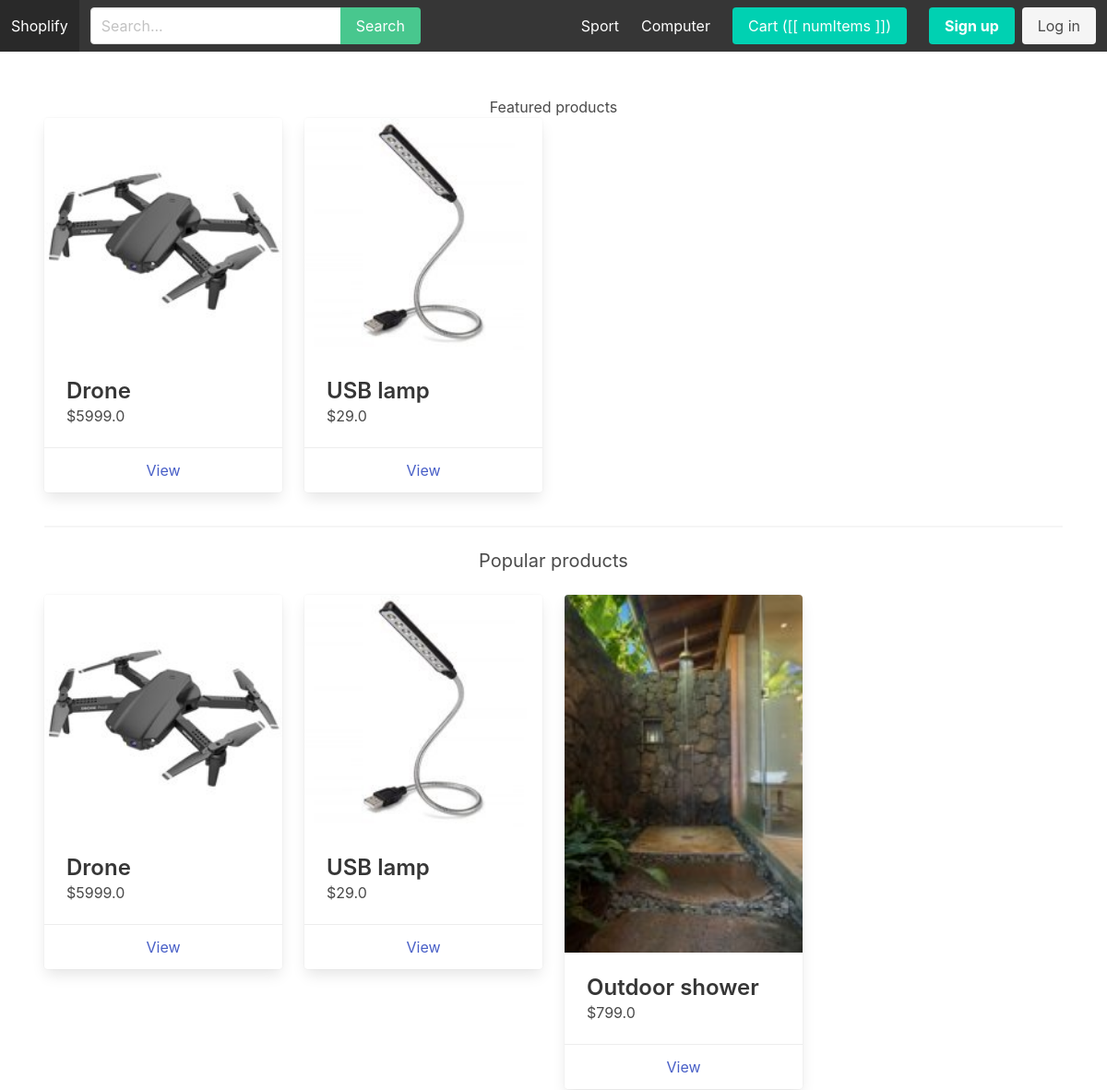
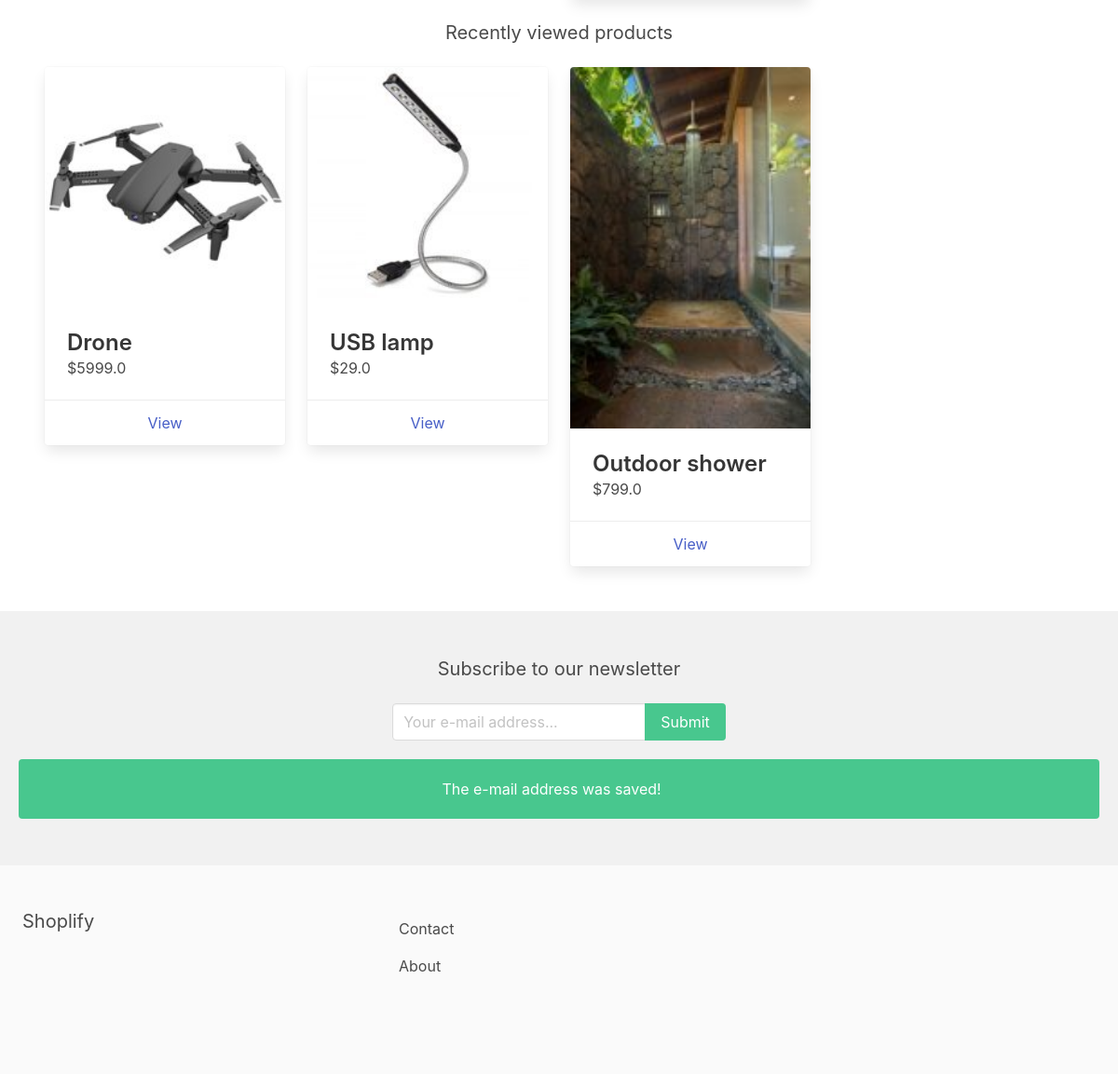
The app's page /, older data (2 pictures, top to bottom).
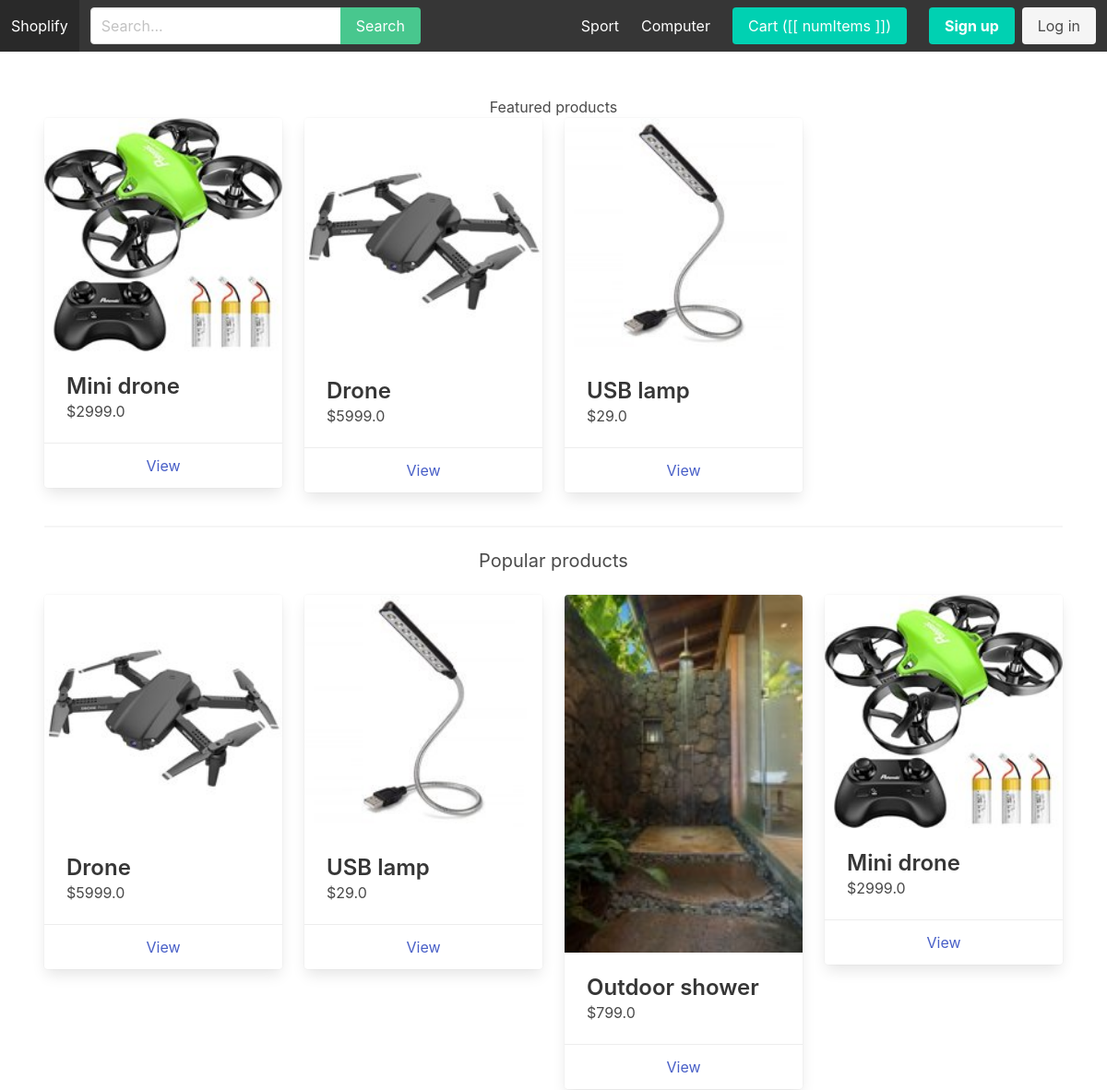
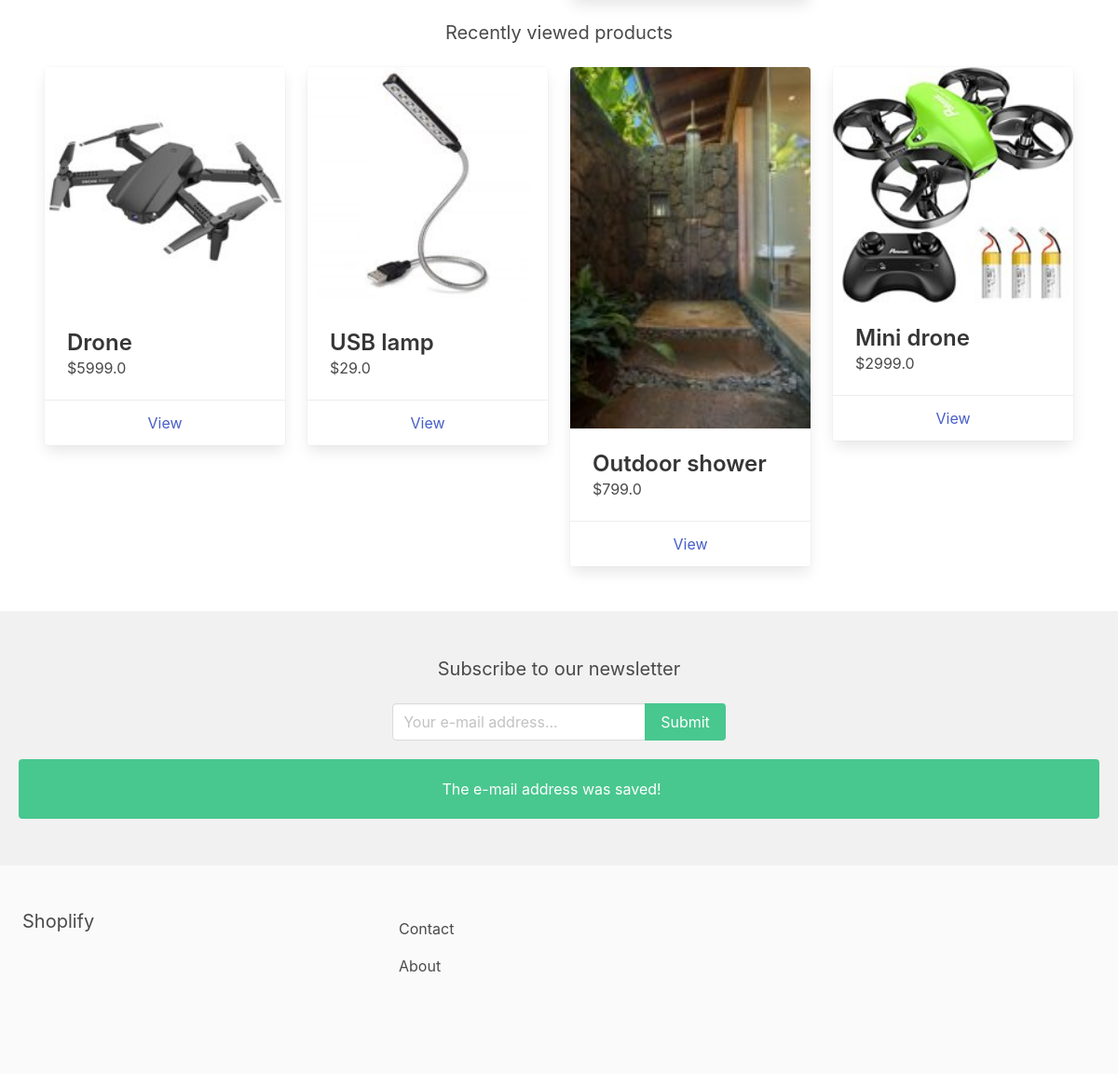
The same page, newer data (2 pictures, top to bottom).
### store/models.py (models this page shows, shortened)
class Category(models.Model):
    parent = models.ForeignKey('self', related_name='children', on_delete=models.CASCADE, blank=True, null=True)
    title = models.CharField(max_length=255)
    slug = models.SlugField(max_length=255)
    ordering = models.IntegerField(default=0)
    is_featured = models.BooleanField(default=False)
    class Meta:
        verbose_name_plural = 'Categories'
        ordering = ('ordering',)

class Product(models.Model):
    category = models.ForeignKey(Category, related_name='products', on_delete=models.CASCADE)
    parent = models.ForeignKey('self', related_name='variants', on_delete=models.CASCADE, blank=True, null=True)
    title = models.CharField(max_length=255)
    slug = models.SlugField(max_length=255)
    description = models.TextField(blank=True, null=True)
    price = models.FloatField(max_length=255)
    is_featured = models.BooleanField(default=False)
    num_available = models.IntegerField(default=1)
    num_visits = models.IntegerField(default=0)
    last_visit = models.DateTimeField(blank=True, null=True)
    image = models.ImageField(upload_to='uploads/', blank=True, null=True)
    thumbnail = models.ImageField(upload_to='uploads/', blank=True, null=True)
    date_added = models.DateTimeField(auto_now_add=True)
    class Meta:
        ordering = ('-date_added',)

### core/views.py (the view)
# urls.py: path('', frontpage, name='frontpage'),
def frontpage(request):
    products = Product.objects.filter(is_featured=True)
    featured_categories = Category.objects.filter(is_featured=True)
    popular_products = Product.objects.all().order_by('-num_visits')[0:4]
    recently_viewed_products = Product.objects.all().order_by('-last_visit')[0:4]
    context = {
        'products': products,
        'featured_categories': featured_categories,
        'popular_products': popular_products,
        'recently_viewed_products': recently_viewed_products
    }
    return render(request, 'frontpage.html', context)

### cart/cart.py (called while the page is built)
    def __iter__(self):
        product_ids = self.cart.keys()
        product_clean_ids = []
        for p in product_ids:
            product_clean_ids.append(p)
            self.cart[str(p)]['product'] = Product.objects.get(pk=p)
        for item in self.cart.values():
            item['total_price'] = float(item['price']) * int(item['quantity'])
            yield item

    def get_total_length(self):
        return sum(int(item['quantity']) for item in self.cart.values())

    def get_total_cost(self):
            return sum(float(item['total_price']) for item in self)

### cart/context_processors.py (called while the page is built)
def cart(request):
    return {'cart': Cart(request)}

### store/context_processors.py (called while the page is built)
def menu_categories(request):
    categories = Category.objects.filter(parent=None)
    return {'menu_categories': categories}

### core/templates/frontpage.html (shortened to what this page needs)
{% extends 'base.html' %}
{% block content %}
    <h2 class="subtitile has-text-centered">Featured products</h2>
    {% with products as list_products %}
        {% include 'parts/product_list.html' %}
    {% endwith %}
    <hr>
    <h2 class="subtitle has-text-centered">Popular products</h2>
    {% with popular_products as list_products %}
        {% include 'parts/product_list.html' %}
    {% endwith %}
    <h2 class="subtitle has-text-centered">Recently viewed products</h2>
    {% with recently_viewed_products as list_products %}
        {% include 'parts/product_list.html' %}
    {% endwith %}
{% endblock %}

### core/templates/base.html (shortened to what this page needs)
{% load static %}
<!DOCTYPE html>
<html>
    <head>
        <link rel="stylesheet" href="https://cdn.jsdelivr.net/npm/bulma@0.9.0/css/bulma.min.css">
        <link rel="stylesheet" href="{% static 'main.css' %}">
    </head>
    <body>
        <nav class="navbar is-dark" id="navbarapp">
            <div class="navbar-brand">
                <a href="{% url 'frontpage' %}" class="navbar-item" href="/">Shoplify</a>
            </div>
            <div id="main-navbar" class="navbar-menu" :class="{ 'is-active': menuClass }">
                <div class="navbar-start">
                    <div class="navbar-item">
                        <form method="get" action="{% url 'search' %}">
                            <div class="field has-addons">
                                <div class="control">
                                    <input type="text" class="input" placeholder="Search..." name="query">
                                </div>
                                <div class="control">
                                    <button class="button is-success">Search</button>
                                </div>
                            </div>
                        </form>
                    </div>
                </div>
                <div class ="navbar-end">
                    {% for category in menu_categories %}
                        {% if not category.children.all %}
                            <a href="{% url 'category_detail' category.slug %}" class="navbar-item">{{ category.title }}</a>
                        {% endif %}
                    {% endfor %}
                    <div class="navbar-item">
                        <a href="{% url 'cart' %}" class="button is-primary">Cart ([[ numItems ]])</a>
                    </div>
                    {% if request.user.is_authenticated %}
                        <div class="navbar-item">
                            <a href="{% url 'myaccount' %}" class="button is-light">My account</a>
                        </div>
                    {% else %}
                        <div class="navbar-item">
                            <div class="buttons">
                                <a href="{% url 'signup' %}" class="button is-primary"><strong>Sign up</strong></a>
                                <a href="{% url 'login' %}" class="button is-light">Log in</a>
                            </div>
                        </div>
                    {% endif %}
                </div>
            </div>
        </nav>
        <section class="section">
            {% block content %}
            {% endblock %}
        </section>
        {% include 'parts/newsletter.html' %}
        <footer class="footer">
            <div class="columns">
                <div class="column is-4">
                    <h2 class="subtitle">Shoplify</h2>
                </div>
                <div class="column is-8">
                    <a href="{% url 'contact' %}" class="navbar-item">Contact</a>
                    <a href="{% url 'about' %}" class="navbar-item">About</a>
                </div>
            </div>
        </footer>
    </body>
</html>

### store/templates/parts/product_list.html
<div class="columns is-multiline">
    {% for p in list_products %}
        <div class="column is-3">
            <div class="card">
                <div class="card-image">
                    <figure class="image">
                        <img src="{{ p.thumbnail.url }}">
                    </figure>
                </div>
                <div class="card-content">
                    <div class="media">
                        <div class="media-content">
                            <p class="title is-4">{{ p.title }}</p>
                            <p class="subtitle is-6">${{ p.price }}</p>
                        </div>
                    </div>
                </div>
                <footer class="card-footer">
                    <a href="{% url 'product_detail' p.category.slug p.slug %}" class="card-footer-item">View</a>
                </footer>
            </div>
        </div>
    {% endfor %}
</div>

Row changes from the older to the newer data that the page shows:
added Product: thumbnail (picture), title "Mini drone", price "2999.0"
